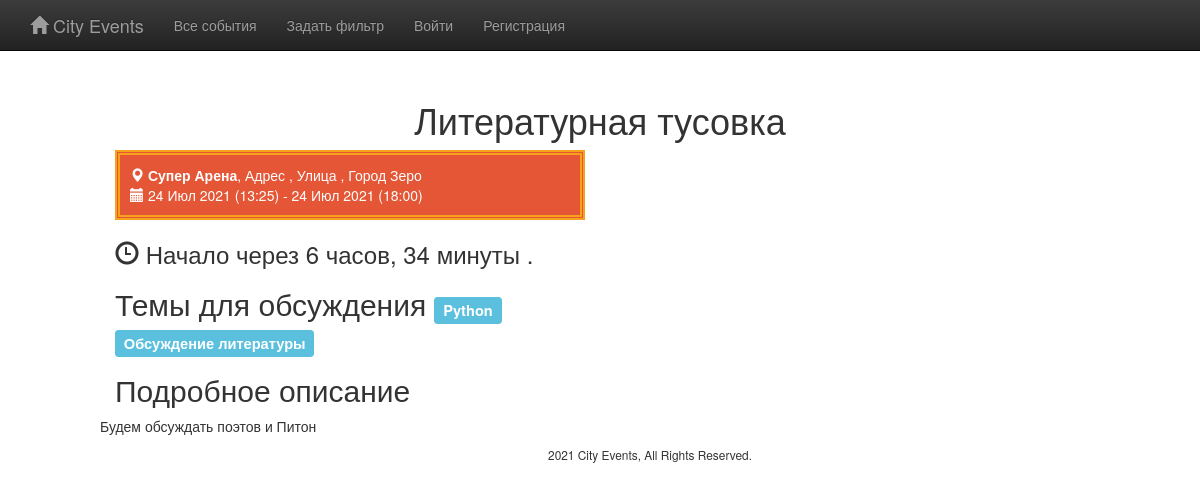
Page /detail/event-45/ on the committed database.
### events/models.py (models this page shows, shortened)
class Event(models.Model):
    title = models.CharField('Название события', max_length=250, blank=False)
    description = models.TextField('Описание', blank=True, null=False)
    topics = models.ManyToManyField(Topics, blank=False, related_name='events',
                                    verbose_name='Темы')
    location = models.ForeignKey(Location, blank=False, related_name='events',
                                 on_delete=models.CASCADE,
                                 verbose_name='Место проведения')
    pub_datetime = models.DateTimeField(auto_now=True)
    start_datetime = models.DateTimeField('Дата-время начала', auto_now=False, auto_now_add=False, blank=False)
    end_datetime = models.DateTimeField('Дата-время окончания', auto_now=False, auto_now_add=False, blank=False)
    slug = models.SlugField(blank=True)
    is_published = models.BooleanField(default=False)
    class Meta:
        ordering = ["-start_datetime"]

class Location(models.Model):
    venue = models.CharField('Место проведения', max_length=250)
    address1 = models.CharField('Адрес1', blank=True, max_length=250)
    address2 = models.CharField('Адрес2', blank=True, max_length=250)
    city = models.ForeignKey(City, null=True, blank=False, on_delete=models.CASCADE,
                             related_name='locations')
    slug = models.SlugField(null=True, help_text="Например: crocuscityhall-moscow")

class City(models.Model):
    name = models.CharField('Название города', max_length=250, null=True)
    country = models.ForeignKey(Country, null=True, blank=False,
                                on_delete=models.CASCADE, related_name='cities')
    def __str__(self):
        return self.name

class Topics(models.Model):
    name = models.CharField('Заголовок темы', null=True, max_length=300)
    description = models.TextField('Описание', blank=True, null=True)
    def __str__(self):
        return self.name

### events/views.py (the view)
# urls.py: path('detail/<slug:slug>/', views.event_detail, name="event_detail"),
def event_detail(request, slug):
    cur_event = get_object_or_404(Event, slug=slug)
    context = {"event": cur_event}
    workshop_ended = True
    if now() < cur_event.end_datetime:
        workshop_ended = False
    context["workshop_ended"] = workshop_ended
    return render(request, 'events/event.html', context)

### events/templates/events/event.html (shortened to what this page needs)
{% extends "base.html" %}
{% load static %}
{% block extracss %}
<link rel="stylesheet" href="{% static 'events/css/style.css' %}" />
{% endblock %}
{% block content %}
<h1 id="event" class="text-center tk-cooper-black-std">{{event.title}}</h1>
<div class="container-fluid">
    {% if event %}
        <div class="row event">
            <div class="col-md-5 col-md-offset-1" id="description">
                <section class="event-date-time">
                    <span class="glyphicon glyphicon-map-marker"></span>
                    <strong>{{event.location.venue}}</strong>,
                    {{event.location.address1}}
                    {% if event.location.address2 %}, {{event.location.address2}}{% endif %}
                    , {{event.location.city|capfirst}}
                    <br/>
                    <span class="glyphicon glyphicon-calendar"></span>
                    <span class="highlight">{{event.start_datetime|date:"d M Y"}} ({{ event.start_datetime|time:"H:i" }}) - {{event.end_datetime|date:"d M Y"}} ({{ event.end_datetime|time:"H:i" }}) </span>
                </section>
                {% if not workshop_ended %}
                <h3><span class="glyphicon glyphicon-time"></span>
                    Начало через {{ event.start_datetime|timeuntil }} .</h3>
                {% endif %}
                <h2>Темы для обсуждения
                    <small>
                        {% for topic in event.topics.all %}
                            <span class="label label-info">{{ topic }}</span>
                        {% endfor %}
                    </small>
                </h2>
                <h2>Подробное описание</h2>
            <div class="row event">
                    {{event.description|safe}}
                </div>
            </div>
        </div>
    {% else %}
        <h1>Ошибка, такого события не найдено. </h1>
    {% endif %}
</div>
{% endblock %}

### events/static/events/css/style.css (style rules this page uses)
.event { margin-bottom:5px; }
#description .event-date-time { border: 5px double #F7A21B; padding: 10px; margin-bottom: 10px; background-color: #E45635; color: white; }

### rows in the picture
Event: title "Литературная тусовка", location.venue "Супер Арена", location.address1 "Адрес", location.address2 "Улица", location.city "Город Зеро", start_datetime "24 Июл 2021", start_datetime "13:25", end_datetime "24 Июл 2021", end_datetime "18:00", start_datetime "6 часов, 34 минуты", description "Будем обсуждать поэтов и Питон"
Topics: name "Python"
Topics: name "Обсуждение литературы"
